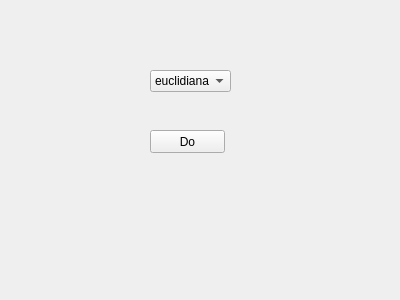
<?xml version="1.0" encoding="UTF-8"?>
<ui version="4.0">
 <class>distance</class>
 <widget class="QWidget" name="distance">
  <property name="geometry">
   <rect>
    <x>0</x>
    <y>0</y>
    <width>400</width>
    <height>300</height>
   </rect>
  </property>
  <property name="windowTitle">
   <string>Form</string>
  </property>
  <widget class="QComboBox" name="geometria">
   <property name="geometry">
    <rect>
     <x>150</x>
     <y>70</y>
     <width>81</width>
     <height>22</height>
    </rect>
   </property>
   <item>
    <property name="text">
     <string>euclidiana</string>
    </property>
   </item>
   <item>
    <property name="text">
     <string>city block</string>
    </property>
   </item>
   <item>
    <property name="text">
     <string>infinita</string>
    </property>
   </item>
  </widget>
  <widget class="QPushButton" name="pushButton">
   <property name="geometry">
    <rect>
     <x>150</x>
     <y>130</y>
     <width>75</width>
     <height>23</height>
    </rect>
   </property>
   <property name="text">
    <string>Do</string>
   </property>
  </widget>
 </widget>
 <resources/>
 <connections>
  <connection>
   <sender>pushButton</sender>
   <signal>clicked()</signal>
   <receiver>distance</receiver>
   <slot>doTransformacion()</slot>
   <hints>
    <hint type="sourcelabel">
     <x>217</x>
     <y>141</y>
    </hint>
    <hint type="destinationlabel">
     <x>305</x>
     <y>152</y>
    </hint>
   </hints>
  </connection>
 </connections>
 <slots>
  <slot>doTransformacion()</slot>
 </slots>
</ui>
